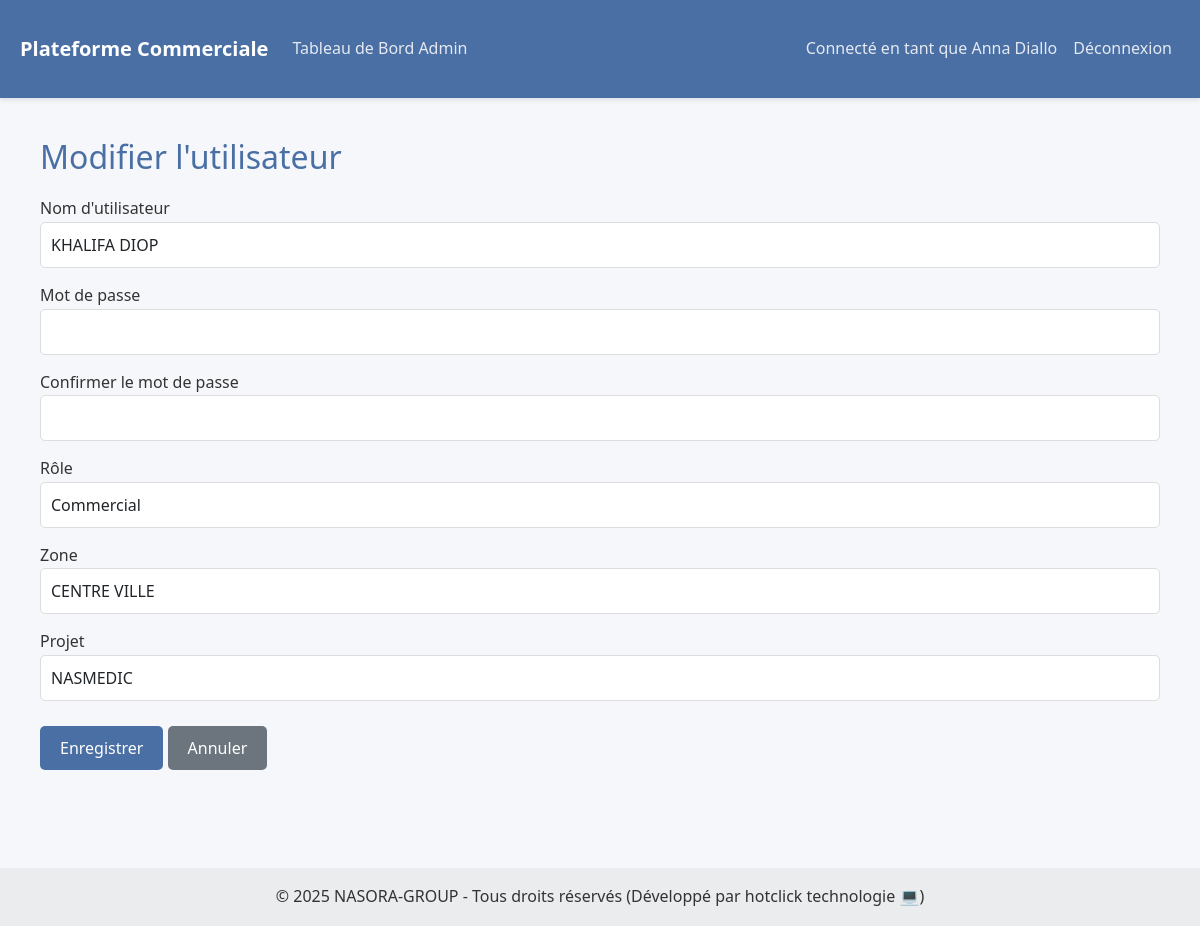
/admin/user/edit/2 (signed in), run on the app's committed database.
### models.py (models this page shows)
class User(db.Model):
    id = db.Column(db.Integer, primary_key=True)

### app.py (the view, shortened to what this page needs)
@app.route('/admin/user/edit/<int:user_id>', methods=['GET', 'POST'])
@login_required
def admin_edit_user(user_id):
    if current_user.role != 'admin':
        flash('Accès non autorisé.', 'error')
        return redirect(url_for('home'))
    user = User.query.get_or_404(user_id)
    form = UserForm(obj=user)
    return render_template('admin_user_form.html', form=form, title="Modifier l'utilisateur")

### forms.py
class UserForm(FlaskForm):
    username = StringField("Nom d'utilisateur", validators=[DataRequired(), Length(max=150)])
    password = PasswordField('Mot de passe', validators=[DataRequired(), Length(min=6)])
    confirm_password = PasswordField('Confirmer le mot de passe', validators=[DataRequired(), EqualTo('password')])
    role = SelectField('Rôle', choices=[('admin', 'Administrateur'), ('commercial', 'Commercial')], validators=[DataRequired()])
    zone = StringField('Zone', validators=[Length(max=100)])
    project = SelectField('Projet', choices=[('nasderm', 'NASDERM'), ('nasmedic', 'NASMEDIC')], validators=[DataRequired()])
    submit = SubmitField('Enregistrer')

### app.py (called while the page is built)
@login_manager.user_loader
def load_user(user_id):
    return User.query.get(int(user_id))

### templates/admin_user_form.html (shortened to what this page needs)
{% extends 'base.html' %}
{% block content %}
<div class="container">
    <h2>{{ title }}</h2>
    <form method="POST">
        <div class="form-group">
            {{ form.username.label }}
            {{ form.username(class="form-control") }}
        </div>
        <div class="form-group">
            {{ form.password.label }}
            {{ form.password(class="form-control") }}
        </div>
        <div class="form-group">
            {{ form.confirm_password.label }}
            {{ form.confirm_password(class="form-control") }}
        </div>
        <div class="form-group">
            {{ form.role.label }}
            {{ form.role(class="form-control") }}
        </div>
        <div class="form-group">
            {{ form.zone.label }}
            {{ form.zone(class="form-control") }}
        </div>
        <div class="form-group">
            {{ form.project.label }}
            {{ form.project(class="form-control") }}
        </div>
        <button type="submit" class="btn btn-primary">Enregistrer</button>
        <a href="{{ url_for('admin_users') }}" class="btn btn-secondary">Annuler</a>
    </form>
</div>
{% endblock %}

### templates/base.html (shortened to what this page needs)
<!DOCTYPE html>
<html lang="fr">
<head>
    <link href="https://cdn.jsdelivr.net/npm/bootstrap@5.1.3/dist/css/bootstrap.min.css" rel="stylesheet">
    <link rel="stylesheet" href="https://cdnjs.cloudflare.com/ajax/libs/font-awesome/6.0.0/css/all.min.css">
    <link rel="stylesheet" type="text/css" href="https://cdn.datatables.net/1.11.5/css/jquery.dataTables.css">
    <link rel="stylesheet" href="{{ url_for('static', filename='css/styles.css') }}">
</head>
<body>
    <nav class="navbar navbar-expand-lg navbar-dark">
        <div class="container">
            <a class="navbar-brand" href="{{ url_for('home') }}">Plateforme Commerciale</a>
            <div class="collapse navbar-collapse" id="navbarNav">
                <ul class="navbar-nav me-auto">
                    {% if current_user.is_authenticated %}
                        {% if current_user.role == 'admin' %}
                            <li class="nav-item">
                                <a class="nav-link" href="{{ url_for('admin_dashboard') }}">Tableau de Bord Admin</a>
                            </li>
                        {% endif %}
                    {% endif %}
                </ul>
                <ul class="navbar-nav">
                    {% if current_user.is_authenticated %}
                        <li class="nav-item">
                            <span class="nav-link">Connecté en tant que {{ current_user.username }}</span>
                        </li>
                        <li class="nav-item">
                            <a class="nav-link" href="{{ url_for('logout') }}">Déconnexion</a>
                        </li>
                    {% else %}
                        <li class="nav-item">
                            <a class="nav-link" href="{{ url_for('login') }}">Connexion</a>
                        </li>
                    {% endif %}
                </ul>
            </div>
        </div>
    </nav>
    <div class="container">
        {% block content %}{% endblock %}
    </div>
    <footer class="bg-light text-center text-lg-start mt-5">
        <div class="text-center p-3" style="background-color: rgba(0, 0, 0, 0.05);">
            © 2025 NASORA-GROUP - Tous droits réservés  (Développé par hotclick technologie 💻)
        </div>
    </footer>
</body>
</html>

### static/css/styles.css (style rules this page uses)
:root { --primary-color: #4a6fa5; --secondary-color: #6c757d; --success-color: #28a745; --danger-color: #dc3545; --warning-color: #ffc107; --info-color: #17a2b8; --light-color: #f8f9fa; --dark-color: #343a40; }
body { font-family: 'Segoe UI', Tahoma, Geneva, Verdana, sans-serif; background-color: #f5f7fa; color: #333; line-height: 1.6; }
.navbar { background-color: var(--primary-color); box-shadow: 0 2px 4px rgba(0, 0, 0, 0.1); }
.navbar-brand { font-weight: bold; color: white !important; }
.nav-link { color: rgba(255, 255, 255, 0.85) !important; }
.container { max-width: 1200px; margin: 0 auto; padding: 20px; }
.btn { display: inline-block; background: var(--primary-color); color: white; padding: 10px 20px; border: none; border-radius: 5px; cursor: pointer; text-decoration: none; font-size: 16px; margin: 10px 0; transition: background 0.3s ease; }
.btn-secondary { background: var(--secondary-color); }
h1, h2, h3, h4, h5, h6 { color: var(--primary-color); margin-bottom: 20px; }
.form-control { border-radius: 5px; padding: 10px; border: 1px solid #ddd; }
.form-group { margin-bottom: 15px; }

### data on the page
User: username "Anna Diallo"
User: username "KHALIFA DIOP", role "Commercial", zone "CENTRE VILLE", project "NASMEDIC"

### other printed values
{{ title }} "Modifier l'utilisateur"
